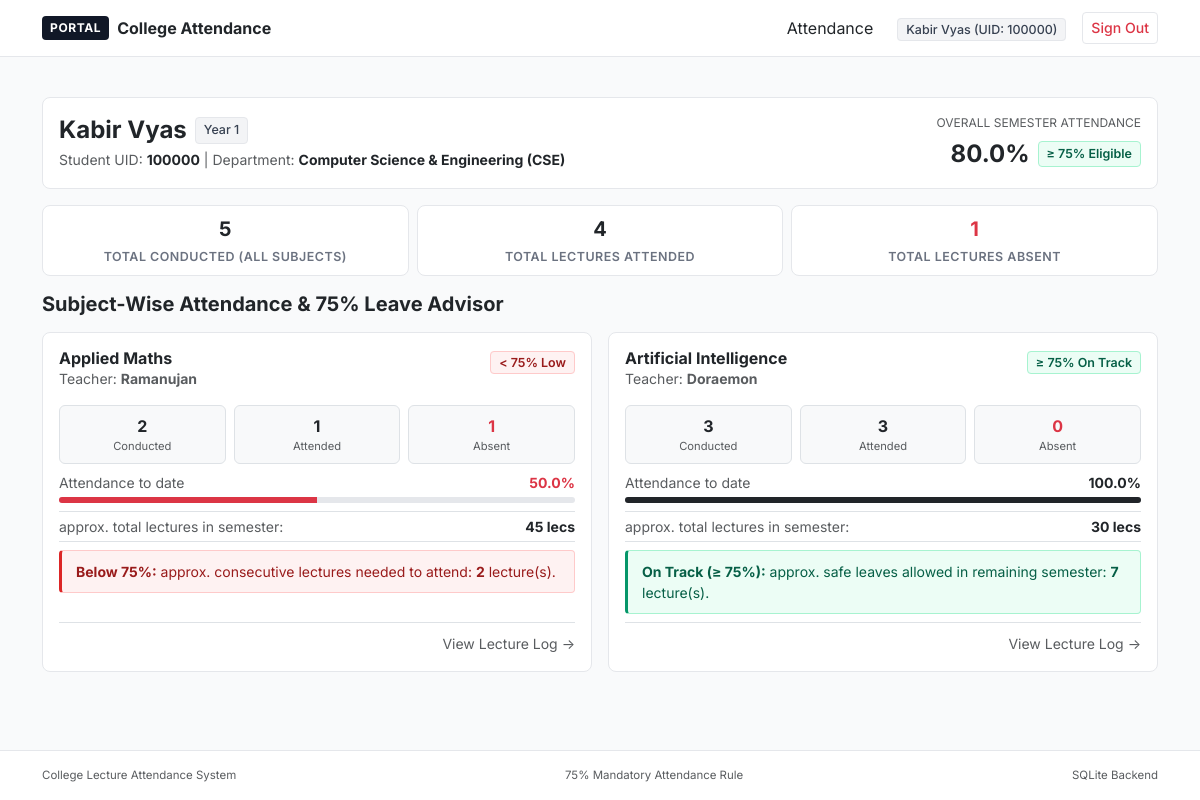
The app's page /student (signed in), older data.
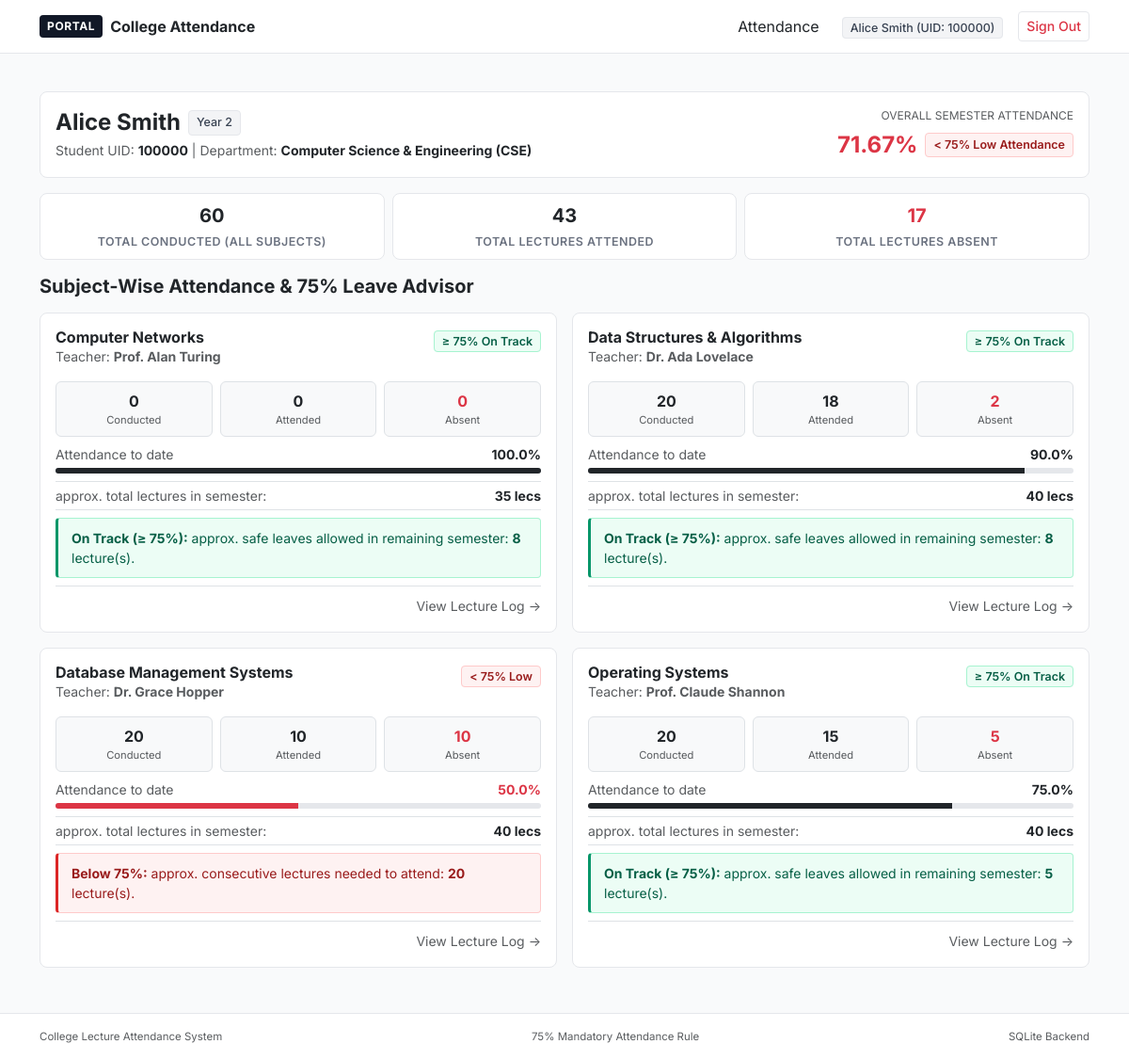
The same page, newer data.
### tables this page shows
CREATE TABLE students (
        uid INTEGER PRIMARY KEY,
        name TEXT NOT NULL,
        password TEXT NOT NULL,
        dept_code TEXT NOT NULL,
        year INTEGER NOT NULL,
        FOREIGN KEY (dept_code) REFERENCES departments (dept_code) ON DELETE CASCADE
    );

CREATE TABLE departments (
        dept_code TEXT PRIMARY KEY,
        dept_name TEXT NOT NULL,
        uid_start INTEGER NOT NULL,
        uid_end INTEGER NOT NULL,
        faculty_start INTEGER NOT NULL
    );

CREATE TABLE subjects (
        subject_id INTEGER PRIMARY KEY AUTOINCREMENT,
        subject_name TEXT NOT NULL,
        dept_code TEXT NOT NULL,
        assigned_teacher_id INTEGER,
        total_planned_lectures INTEGER DEFAULT 40,
        FOREIGN KEY (dept_code) REFERENCES departments (dept_code) ON DELETE CASCADE,
        FOREIGN KEY (assigned_teacher_id) REFERENCES faculty (faculty_id) ON DELETE SET NULL
    );

CREATE TABLE faculty (
        faculty_id INTEGER PRIMARY KEY,
        name TEXT NOT NULL,
        password TEXT NOT NULL,
        dept_code TEXT NOT NULL,
        is_head_teacher INTEGER DEFAULT 0,
        FOREIGN KEY (dept_code) REFERENCES departments (dept_code) ON DELETE CASCADE
    );

### website/app.py (the view)
@app.route('/student')
@student_required
def student_dashboard():
    uid = session.get('user_id')
    conn = get_connection()
    try:
        data = student_service.get_student_dashboard_data(conn, uid)
    except Exception as e:
        flash(str(e), "error")
        conn.close()
        return redirect(url_for('login'))
    conn.close()
    return render_template(
        'student/dashboard.html',
        student=data['student'],
        subjects=data['subjects'],
        overall=data['overall']
    )

### calculator.py (called while the page is built)
def calculate_overall_metrics(subjects_metrics: list) -> Dict[str, Any]:
    total_conducted = sum(m.get("conducted", 0) for m in subjects_metrics)
    total_attended = sum(m.get("attended", 0) for m in subjects_metrics)
    total_planned = sum(m.get("total_planned", m.get("approx_total_planned", 0)) for m in subjects_metrics)
    if total_conducted == 0:
        overall_pct = 100.0
    else:
        overall_pct = round((total_attended / total_conducted) * 100.0, 2)
    return {
        "total_conducted": total_conducted,
        "total_attended": total_attended,
        "total_absent": total_conducted - total_attended,
        "total_planned": total_planned,
        "overall_pct": overall_pct,
        "is_on_track": overall_pct >= 75.0 or total_conducted == 0
    }

### database.py (called while the page is built)
def get_connection(db_path=DB_PATH):
    conn = sqlite3.connect(db_path)
    conn.row_factory = sqlite3.Row
    conn.execute("PRAGMA foreign_keys = ON;")
    return conn

### website/app.py (called while the page is built)
def student_required(f):
    @wraps(f)
    def decorated_function(*args, **kwargs):
        if session.get('user_role') != 'student':
            flash("Please sign in with your 6-digit Student UID to access your dashboard.", "warning")
            return redirect(url_for('login'))
        return f(*args, **kwargs)
    return decorated_function

### website/templates/student/dashboard.html (shortened to what this page needs)
{% extends 'base.html' %}
{% block content %}
<div class="card card-white p-3 mb-3">
  <div class="d-flex flex-column flex-md-row justify-content-between align-items-md-center gap-2">
    <div>
      <div class="d-flex align-items-center gap-2 mb-1">
        <h4 class="fw-bold text-dark mb-0">{{ student.name }}</h4>
        <span class="badge-neutral">Year {{ student.year }}</span>
      </div>
      <div class="text-muted small">
        Student UID: <strong class="text-dark">{{ student.uid }}</strong> | Department: <strong class="text-dark">{{ student.dept_name }} ({{ student.dept_code }})</strong>
      </div>
    </div>
    <div class="text-md-end">
      <div class="small text-muted mb-1" style="font-size: 0.75rem; text-transform: uppercase;">Overall Semester Attendance</div>
      <div class="d-inline-flex align-items-center gap-2">
        <span class="fs-4 fw-bold {% if overall.is_on_track %}text-dark{% else %}text-danger{% endif %}">
          {{ overall.overall_pct }}%
        </span>
        {% if overall.is_on_track %}
          <span class="badge-safe">&ge; 75% Eligible</span>
        {% else %}
          <span class="badge-danger-min">&lt; 75% Low Attendance</span>
        {% endif %}
      </div>
    </div>
  </div>
</div>
<div class="row g-2 mb-3">
  <div class="col-md-4">
    <div class="stat-box text-center p-2">
      <div class="fs-5 fw-bold text-dark">{{ overall.total_conducted }}</div>
      <div class="lbl">Total Conducted (All Subjects)</div>
    </div>
  </div>
  <div class="col-md-4">
    <div class="stat-box text-center p-2">
      <div class="fs-5 fw-bold text-dark">{{ overall.total_attended }}</div>
      <div class="lbl">Total Lectures Attended</div>
    </div>
  </div>
  <div class="col-md-4">
    <div class="stat-box text-center p-2">
      <div class="fs-5 fw-bold text-danger">{{ overall.total_absent }}</div>
      <div class="lbl">Total Lectures Absent</div>
    </div>
  </div>
</div>
<h5 class="fw-bold text-dark mb-3">Subject-Wise Attendance & 75% Leave Advisor</h5>
<div class="row g-3 mb-4">
  {% for s in subjects %}
    <div class="col-lg-6">
      <div class="card card-white p-3 h-100 d-flex flex-column justify-content-between">
        <div>
          <div class="d-flex justify-content-between align-items-start mb-2">
            <div>
              <h6 class="fw-bold text-dark mb-0">{{ s.subject_name }}</h6>
              <div class="text-muted small">
                Teacher: <strong>{{ s.teacher_name }}</strong>
              </div>
            </div>
            <div>
              {% if s.is_on_track %}
                <span class="badge-safe">&ge; 75% On Track</span>
              {% else %}
                <span class="badge-danger-min">&lt; 75% Low</span>
              {% endif %}
            </div>
          </div>
          <div class="row g-2 text-center my-2">
            <div class="col-4">
              <div class="p-2 border rounded bg-light">
                <div class="fw-bold text-dark">{{ s.conducted }}</div>
                <div class="text-muted" style="font-size: 0.7rem;">Conducted</div>
              </div>
            </div>
            <div class="col-4">
              <div class="p-2 border rounded bg-light">
                <div class="fw-bold text-dark">{{ s.attended }}</div>
                <div class="text-muted" style="font-size: 0.7rem;">Attended</div>
              </div>
            </div>
            <div class="col-4">
              <div class="p-2 border rounded bg-light">
                <div class="fw-bold text-danger">{{ s.absent }}</div>
                <div class="text-muted" style="font-size: 0.7rem;">Absent</div>
              </div>
            </div>
          </div>
          <div class="mb-2">
            <div class="d-flex justify-content-between small text-muted mb-1">
              <span>Attendance to date</span>
              <strong class="{% if s.is_on_track %}text-dark{% else %}text-danger{% endif %}">{{ s.current_pct }}%</strong>
            </div>
            <div class="bar-wrap">
              <div class="progress-bar {% if s.is_on_track %}bg-dark{% else %}bg-danger{% endif %}" role="progressbar" style="width: {{ s.current_pct }}%; height: 100%;"></div>
            </div>
          </div>
          <div class="d-flex justify-content-between small text-muted py-1 border-top border-bottom mb-2">
            <span>approx. total lectures in semester:</span>
            <strong class="text-dark">{{ s.approx_total_planned }} lecs</strong>
          </div>
          {% if s.is_on_track %}
            <div class="advisor-safe small mb-2">
              <strong>On Track (&ge; 75%):</strong> approx. safe leaves allowed in remaining semester: <strong>{{ s.approx_safe_leaves }}</strong> lecture(s).
            </div>
          {% else %}
            <div class="advisor-warn small mb-2">
              <strong>Below 75%:</strong> approx. consecutive lectures needed to attend: <strong>{{ s.approx_needed_consecutive }}</strong> lecture(s).
            </div>
          {% endif %}
        </div>
        <div class="pt-2 border-top text-end">
          <a href="{{ url_for('student_subject_history', subject_id=s.subject_id) }}" class="small text-muted text-decoration-none">
            View Lecture Log &rarr;
          </a>
        </div>
      </div>
    </div>
  {% else %}
    <div class="col-12">
      <div class="card card-white p-4 text-center">
        <p class="text-muted small mb-0">No subjects registered for your department.</p>
      </div>
    </div>
  {% endfor %}
</div>
{% endblock %}

### website/templates/base.html (shortened to what this page needs)
<!DOCTYPE html>
<html lang="en">
<head>
  <link href="https://cdn.jsdelivr.net/npm/bootstrap@5.3.0/dist/css/bootstrap.min.css" rel="stylesheet">
  <link rel="stylesheet" href="https://cdnjs.cloudflare.com/ajax/libs/font-awesome/6.4.0/css/all.min.css">
  <link rel="stylesheet" href="{{ url_for('static', filename='css/style.css') }}">
</head>
<body>
  <nav class="navbar navbar-expand-lg navbar-minimal py-2">
    <div class="container">
      <a class="navbar-brand d-flex align-items-center gap-2" href="{{ url_for('index') }}">
        <span class="brand-tag">PORTAL</span>
        <span class="fw-bold text-dark fs-6">College Attendance</span>
      </a>
      <div class="collapse navbar-collapse" id="navContent">
        <ul class="navbar-nav ms-auto align-items-center gap-2">
          {% if session.get('user_role') == 'head_teacher' %}
            <li class="nav-item">
              <a class="nav-link text-dark small fw-500" href="{{ url_for('head_teacher_dashboard') }}">Overview</a>
            </li>
            <li class="nav-item">
              <a class="nav-link text-dark small fw-500" href="{{ url_for('head_teacher_faculty') }}">Faculty</a>
            </li>
            <li class="nav-item">
              <a class="nav-link text-dark small fw-500" href="{{ url_for('head_teacher_subjects') }}">Subjects</a>
            </li>
            <li class="nav-item">
              <a class="nav-link text-dark small fw-500" href="{{ url_for('head_teacher_students') }}">Students</a>
            </li>
            <li class="nav-item ms-lg-2">
              <span class="badge-neutral">
                Head Teacher ({{ session.get('user_dept') }})
              </span>
            </li>
            <li class="nav-item ms-lg-2">
              <a href="{{ url_for('logout') }}" class="btn btn-sm btn-light-min py-1 px-2 text-danger">Sign Out</a>
            </li>
          {% elif session.get('user_role') == 'student' %}
            <li class="nav-item">
              <a class="nav-link text-dark small fw-500" href="{{ url_for('student_dashboard') }}">Attendance</a>
            </li>
            <li class="nav-item ms-lg-2">
              <span class="badge-neutral">
                {{ session.get('user_name') }} (UID: {{ session.get('user_id') }})
              </span>
            </li>
            <li class="nav-item ms-lg-2">
              <a href="{{ url_for('logout') }}" class="btn btn-sm btn-light-min py-1 px-2 text-danger">Sign Out</a>
            </li>
          {% endif %}
        </ul>
      </div>
    </div>
  </nav>
  <main class="py-4">
    <div class="container">
      {% block content %}{% endblock %}
    </div>
  </main>
  <footer class="py-3 mt-auto">
    <div class="container text-center text-muted small">
      <div class="d-flex flex-column flex-sm-row justify-content-between align-items-center gap-2">
        <span>College Lecture Attendance System</span>
        <span>75% Mandatory Attendance Rule</span>
        <span>SQLite Backend</span>
      </div>
    </div>
  </footer>
</body>
</html>

### website/static/css/style.css (style rules this page uses)
:root { --bg-body: #ffffff; --bg-surface: #ffffff; --bg-subtle: #f9fafb; --bg-muted: #f3f4f6; --border-subtle: #f3f4f6; --border-default: #e5e7eb; --border-dark: #d1d5db; --text-primary: #111827; --text-secondary: #4b5563; --text-muted: #6b7280; --text-light: #9ca3af; --brand-black: #111827; --brand-dark: #1f2937; --status-safe-bg: #ecfdf5; --status-safe-text: #065f46; --status-safe-border: #a7f3d0; --status-warn-bg: #fef2f2; --status-warn-text: #991b1b; --status-warn-border: #fecaca; --status-neutral-bg: #f3f4f6; --status-neutral-text: #374151; --status-neutral-border: #e5e7eb; --radius-sm: 4px; --radius-md: 8px; --radius-lg: 12px; }
body { font-family: 'Inter', -apple-system, BlinkMacSystemFont, "Segoe UI", Roboto, sans-serif; background-color: var(--bg-subtle); color: var(--text-primary); min-height: 100vh; display: flex; flex-direction: column; -webkit-font-smoothing: antialiased; }
.navbar-minimal { background-color: #ffffff; border-bottom: 1px solid var(--border-default); }
.brand-tag { background-color: var(--brand-black); color: #ffffff; font-size: 0.75rem; font-weight: 700; padding: 3px 8px; border-radius: var(--radius-sm); letter-spacing: 0.05em; }
.card-white { background-color: var(--bg-surface); border: 1px solid var(--border-default); border-radius: var(--radius-md); }
.stat-box { background-color: #ffffff; border: 1px solid var(--border-default); border-radius: var(--radius-md); padding: 16px; }
.stat-box .lbl { font-size: 0.78rem; color: var(--text-muted); text-transform: uppercase; font-weight: 600; letter-spacing: 0.04em; margin-top: 4px; }
.badge-safe { background-color: var(--status-safe-bg); color: var(--status-safe-text); border: 1px solid var(--status-safe-border); font-weight: 600; font-size: 0.78rem; padding: 3px 8px; border-radius: 4px; }
.badge-danger-min { background-color: var(--status-warn-bg); color: var(--status-warn-text); border: 1px solid var(--status-warn-border); font-weight: 600; font-size: 0.78rem; padding: 3px 8px; border-radius: 4px; }
.badge-neutral { background-color: var(--status-neutral-bg); color: var(--status-neutral-text); border: 1px solid var(--status-neutral-border); font-weight: 500; font-size: 0.78rem; padding: 3px 8px; border-radius: 4px; }
.advisor-safe { background-color: var(--status-safe-bg); border: 1px solid var(--status-safe-border); border-left: 3px solid #059669; border-radius: var(--radius-sm); padding: 10px 14px; color: var(--status-safe-text); }
.advisor-warn { background-color: var(--status-warn-bg); border: 1px solid var(--status-warn-border); border-left: 3px solid #dc2626; border-radius: var(--radius-sm); padding: 10px 14px; color: var(--status-warn-text); }
.bar-wrap { height: 6px; background-color: var(--border-default); border-radius: 9999px; overflow: hidden; }
.btn-light-min { background-color: #ffffff; color: var(--text-primary); border: 1px solid var(--border-default); font-size: 0.88rem; font-weight: 500; padding: 7px 14px; border-radius: var(--radius-sm); }
footer { margin-top: auto; background-color: #ffffff; border-top: 1px solid var(--border-default); color: var(--text-muted); font-size: 0.82rem; }

Row changes from the older to the newer data that the page shows:
changed students "CSE": get "Kabir Vyas" → "Alice Smith"; name "Kabir Vyas" → "Alice Smith"; year "1" → "2"
added subjects: subject_name "Computer Networks", teacher_name "Prof. Alan Turing", shows "≥ 75% On Track", conducted "0", attended "0", absent "0", current_pct "100.0", approx_total_planned "35", approx_safe_leaves "8"
changed subjects: subject_name "Artificial Intelligence" → "Data Structures & Algorithms"; teacher_name "Doraemon" → "Dr. Ada Lovelace"; conducted "3" → "20"; attended "3" → "18"; absent "0" → "2"; current_pct "100.0" → "90.0"; {{ s.current_pct }} 100.0 → 90.0 (drawn); approx_total_planned "30" → "40"; approx_safe_leaves "7" → "8"; moves up the list
added subjects: subject_name "Database Management Systems", teacher_name "Dr. Grace Hopper", shows "< 75% Low", conducted "20", attended "10", absent "10", current_pct "50.0", approx_total_planned "40", approx_needed_consecutive "20"
changed subjects: subject_name "Applied Maths" → "Operating Systems"; teacher_name "Ramanujan" → "Prof. Claude Shannon"; conducted "2" → "20"; attended "1" → "15"; absent "1" → "5"; current_pct "50.0" → "75.0"; {{ s.current_pct }} 50.0 → 75.0 (drawn); approx_total_planned "45" → "40"; approx_safe_leaves (not shown) → "5"; approx_needed_consecutive "2" → (not shown); text "< 75% Low Below 75%: approx. consecutive lectures needed to attend:" → "≥ 75% On Track On Track (≥ 75%): approx. safe leaves allowed in remaining semester:"
Text that changed along with them:
{{ overall.overall_pct }}: "80.0" → "71.67"
{{ overall.total_conducted }}: "5" → "60"
{{ overall.total_attended }}: "4" → "43"
{{ overall.total_absent }}: "1" → "17"
text no longer shown: "≥ 75% Eligible"
text now shown: "< 75% Low Attendance"
